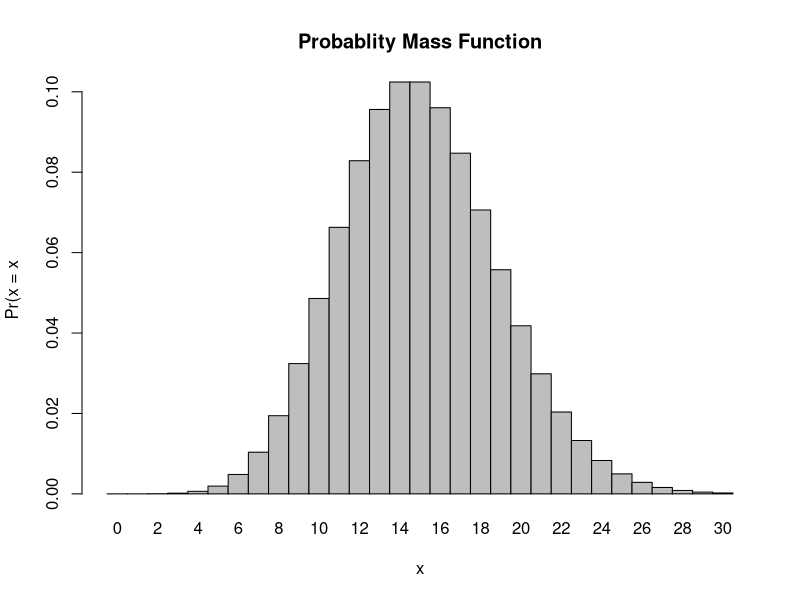
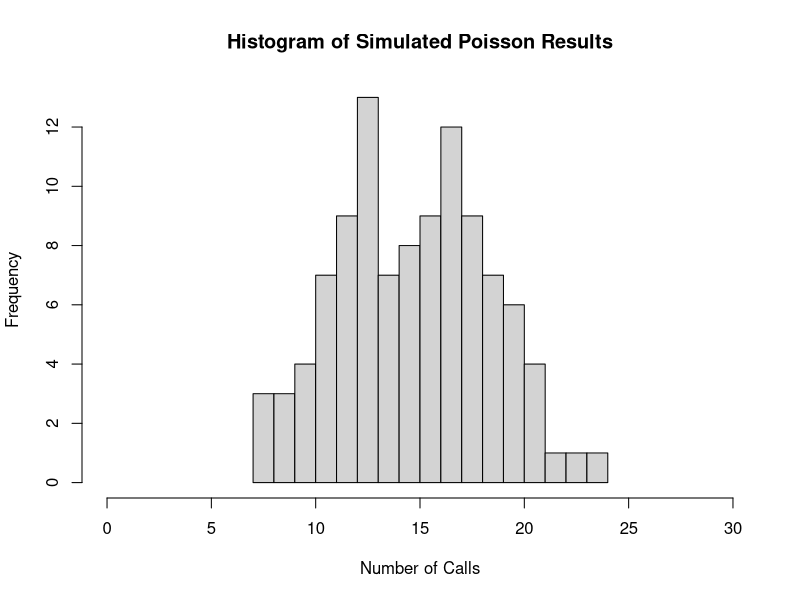

Here is the R script that generated these plots, in order:
## ---- chunk 1
#Mean number of calls
l <- 15

#Probability its greater than 8
p_greater_than_8 <- 1 - ppois(8, lambda = l, lower.tail = TRUE) 

p_greater_than_8
## ---- chunk 2
#Mean number of calls
l <- 15

#Probability of no calls
p_no_calls <- dpois(0, lambda = l)

p_no_calls
## ---- chunk 3
#Mean number of calls
l <- 15

#Probabiltiy of exactly 3 calls
p_3_calls <- dpois(3, lambda = l)

p_3_calls
## ---- chunk 4
x <- 0:30
l <- 15

probset <- dpois(x = x, lambda = l)
#Use Histogram
barplot(probset, names.arg = x, space = 0, xlab = "x", ylab = "Pr(x = x", main = "Probablity Mass Function")
## ---- chunk 5
set.seed(1)
sim_results <- rpois(n = 104, lambda = 15)

hist(sim_results, breaks = 15, xlab = "Number of Calls", ylab = "Frequency", main = "Histogram of Simulated Poisson Results", xlim = c(0,30))
